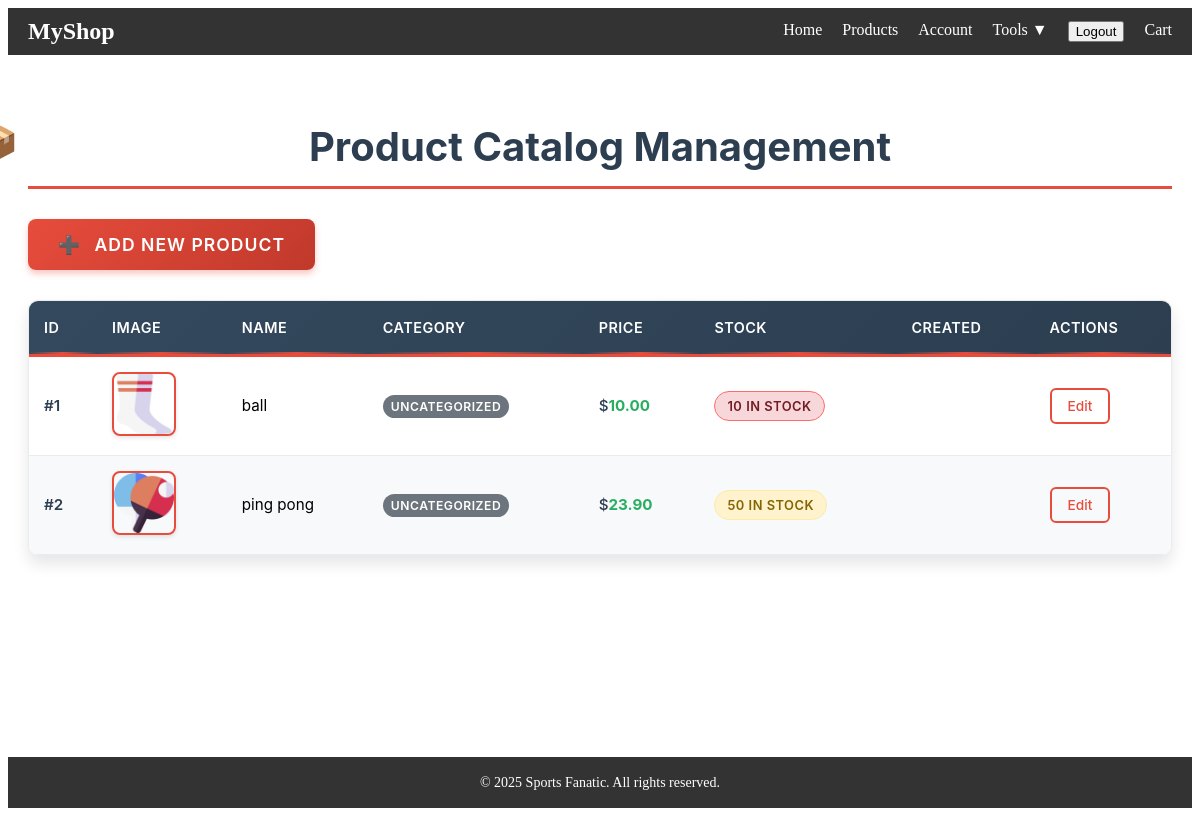
The app's page /catalog/ (signed in), older data.
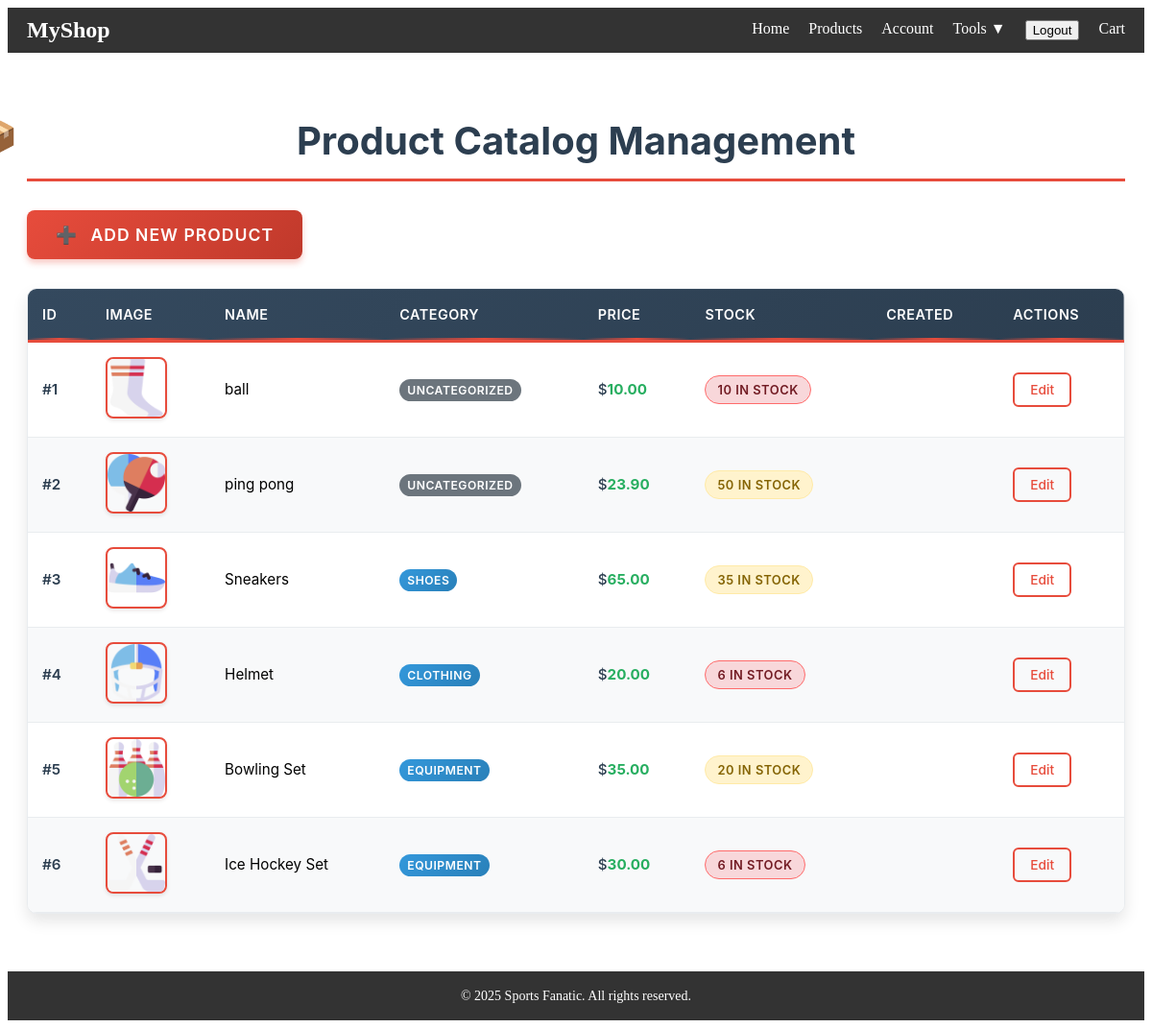
The same page, newer data.
### store/models.py (models this page shows, shortened)
class Product(models.Model):
    name = models.CharField(max_length=255)
    price = models.DecimalField(max_digits=10, decimal_places=2)
    stock = models.PositiveIntegerField(default=10)
    category = models.CharField(max_length=100, blank=True, null=True)
    image = models.ImageField(upload_to='products/', blank=True, null=True)
    description = models.TextField(blank=True)

### store/views.py (the view)
# urls.py: path('catalog/', views.catalog_tool, name='catalog_tool'),
@login_required
def catalog_tool(request):
    products = Product.objects.all()
    return render(request, 'store/catalog_tool.html', {'products': products})

### store/templates/store/catalog_tool.html (shortened to what this page needs)
{% extends 'store/base.html' %}
{% load static %}
{% block styles %}
    <link rel="stylesheet" href="{% static 'store/catalog_tool.css' %}">
{% endblock %}
{% block content %}
<div class="catalog-tool-container">
    <h1>Product Catalog Management</h1>
    <a href="{% url 'add_product' %}" class="add-product-btn">Add New Product</a>
    {% if products %}
        <div class="products-table-wrapper">
            <table class="products-table">
                <thead>
                    <tr>
                        <th>ID</th>
                        <th>Image</th>
                        <th>Name</th>
                        <th>Category</th>
                        <th>Price</th>
                        <th>Stock</th>
                        <th>Created</th>
                        <th>Actions</th>
                    </tr>
                </thead>
                <tbody>
                    {% for product in products %}
                    <tr>
                        <td>#{{ product.id }}</td>
                        <td>
                            {% if product.image %}
                                <img src="{{ product.image.url }}" alt="{{ product.name }}" class="product-image">
                            {% else %}
                                <div class="product-image" style="background-color: #f8f9fa; display: flex; align-items: center; justify-content: center; color: #6c757d;">
                                    📦
                                </div>
                            {% endif %}
                        </td>
                        <td>{{ product.name }}</td>
                        <td>
                            {% if product.category %}
                                <span class="category-tag">{{ product.category }}</span>
                            {% else %}
                                <span class="category-tag" style="background: #6c757d;">Uncategorized</span>
                            {% endif %}
                        </td>
                        <td class="price-cell">{{ product.price }}</td>
                        <td>
                            {% if product.stock > 50 %}
                                <span class="stock-badge stock-high">{{ product.stock }} in stock</span>
                            {% elif product.stock > 10 %}
                                <span class="stock-badge stock-medium">{{ product.stock }} in stock</span>
                            {% else %}
                                <span class="stock-badge stock-low">{{ product.stock }} in stock</span>
                            {% endif %}
                        </td>
                        <td class="date-cell">{{ product.created_at|date:"M d, Y" }}</td>
                        <td>
                            <a href="{% url 'edit_product' product.id %}" class="edit-link">Edit</a>
                        </td>
                    </tr>
                    {% endfor %}
                </tbody>
            </table>
        </div>
    {% else %}
        <div class="empty-state">
            <div class="empty-state-icon">📦</div>
            <h3>No Products Found</h3>
            <p>You haven't added any products yet. Click the button above to add your first product.</p>
        </div>
    {% endif %}
</div>
{% endblock %}

Row changes from the older to the newer data that the page shows:
added Product: id "3", image (picture), name "Sneakers", category "SHOES", price "65.00", stock "35"
added Product: id "4", image (picture), name "Helmet", category "CLOTHING", price "20.00", stock "6"
added Product: id "5", image (picture), name "Bowling Set", category "EQUIPMENT", price "35.00", stock "20"
added Product: id "6", image (picture), name "Ice Hockey Set", category "EQUIPMENT", price "30.00", stock "6"
